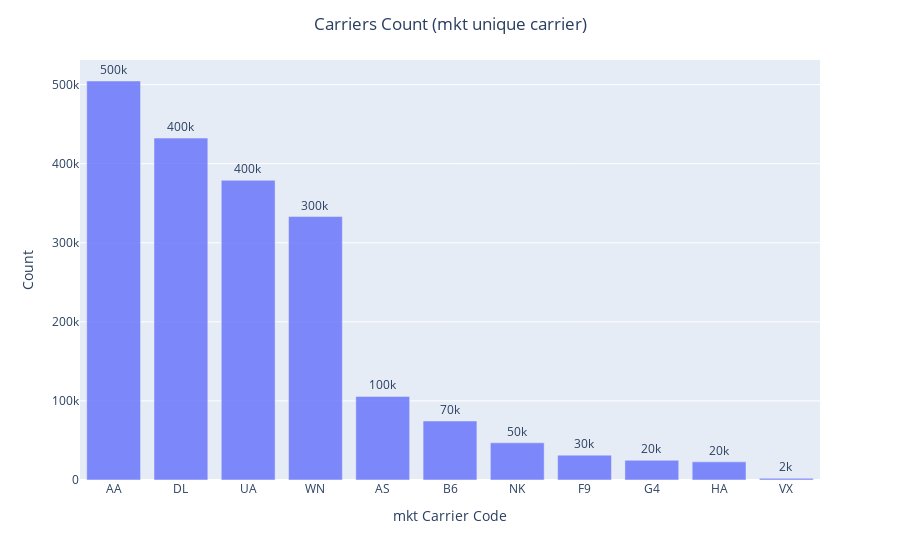

The cell this chart's notebook holds for it:
### Code cell
#prepare the data
df_carieer = pd.DataFrame(df['mkt_unique_carrier'].value_counts().reset_index().values, columns=["mkt_unique_carrier", "AggregateOP"])
# df_carieer = df_carieer.sort_index(axis = 0, ascending=True)
df_carieer= df_carieer.sort_values('AggregateOP',ascending=False)

fig = px.bar(df_carieer, y='AggregateOP', x='mkt_unique_carrier', text='AggregateOP', opacity = 0.8)
fig.update_traces(texttemplate='%{text:.1s}', textposition='outside')
fig.update_layout(uniformtext_minsize=4, uniformtext_mode='hide', title_x = 0.5,title_text='Carriers Count (mkt unique carrier)', yaxis=dict(title='Count'),
                  xaxis=dict(title='mkt Carrier Code'))

fig.show()

### Figure 1 — Plotly figure (JSON) as saved in the notebook; plotly's stock layout.template omitted (floating-point values rounded to 4 significant figures)
{"data": [{"alignmentgroup": "True", "hovertemplate": "mkt_unique_carrier=%{x}<br>AggregateOP=%{text}<extra></extra>", "legendgroup": "", "marker": {"color": "#636efa", "opacity": 0.8}, "name": "", "offsetgroup": "", "orientation": "v", "showlegend": false, "text": [504553, 432357, 378980, 333131, 105700, 74602, 47037, 31436, 24965, 22928, 2080], "textposition": "outside", "texttemplate": "%{text:.1s}", "type": "bar", "x": ["AA", "DL", "UA", "WN", "AS", "B6", "NK", "F9", "G4", "HA", "VX"], "xaxis": "x", "y": [504553, 432357, 378980, 333131, 105700, 74602, 47037, 31436, 24965, 22928, 2080], "yaxis": "y"}], "layout": {"autosize": true, "barmode": "relative", "legend": {"tracegroupgap": 0}, "margin": {"t": 60}, "title": {"text": "Carriers Count (mkt unique carrier)", "x": 0.5}, "uniformtext": {"minsize": 4, "mode": "hide"}, "xaxis": {"anchor": "y", "autorange": true, "domain": [0, 1], "range": [-0.5, 10.5], "title": {"text": "mkt Carrier Code"}, "type": "category"}, "yaxis": {"anchor": "x", "autorange": true, "domain": [0, 1], "range": [0, 531100.0], "title": {"text": "Count"}, "type": "linear"}}}
